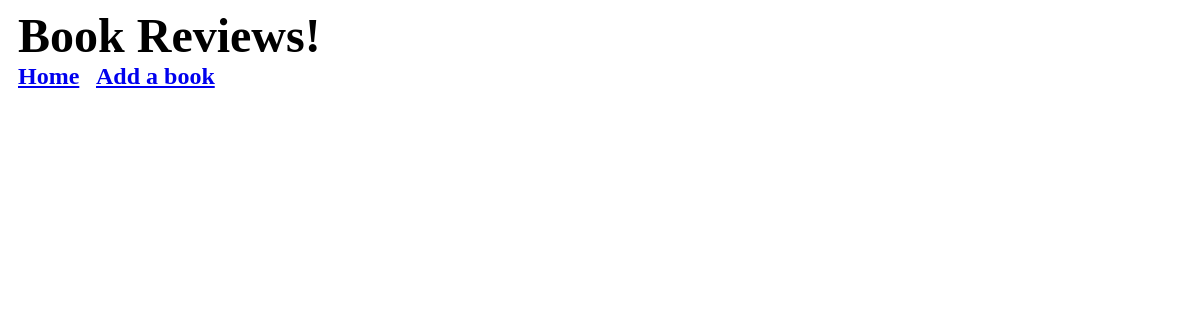
Before: / with the older database file.
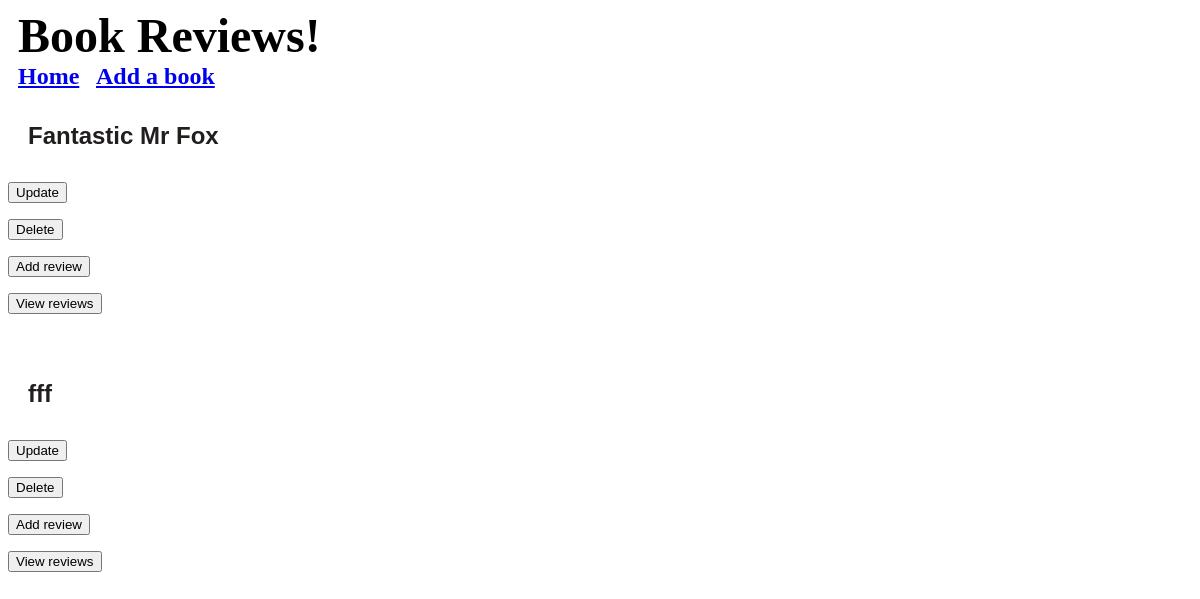
After: the same page with the newer database file.
### application/models.py (models this page shows)
class Books(db.Model):
    id = db.Column(db.Integer, primary_key=True)
    name = db.Column(db.String(30))
    reviews = db.relationship('Review', backref='books')

### application/routes.py (the view)
@app.route('/', methods = ['POST', 'GET'])
def index():
    all_books = Books.query.all()
    return render_template('index.html', all_books=all_books)

### application/templates/index.html
{% extends 'layout.html' %}
{% block body_content %}
{% for books in all_books %}
<h4 style="color: #211f1e;
-webkit-transition: .5s;
font-family: 'Muli', sans-serif;
font-size: x-large;
margin-left: 20px;">{{ books.name }}</h4>
<form method= '' action='{{ url_for('update', idNum=books.id)}}'>
	<button style= 0 17px 50px 0 rgba(0,0,0,0.19);
width: 100px;">Update</button>
</form>
<form method='' action=' {{ url_for('delete', idNum=books.id)}}'>
	<button style= 0 17px 50px 0 rgba(0,0,0,0.19);
width: 100px;">Delete</button>
</form>
<form method= '' action='{{ url_for('addReview',idNum=books.id)}}'>
	<button style= 0 17px 50px 0 rgba(0,0,0,0.19);
width: 100px;">Add review</button>
</form>
<form method= '' action='{{ url_for('Reviewpage',idNum=books.id)}}'>
        <button style= 0 17px 50px 0 rgba(0,0,0,0.19);
width: 100px;">View reviews</button>
</form>
<br>
{% endfor %}
{% endblock body_content %}

### application/templates/layout.html
<html>
	<body style="background-image: linear(#ffffff);">
		<h1 style="
text-transform: capitalize;
margin-left: 10px;
margin-right: 0px;
margin-top: 0px;
margin-bottom: 0px;
position: relative;
font-size: xxx-large;">Book Reviews!</h1>
<h2 style="
margin-left: 10px;
margin-right: 0px;
margin-top: 0px;
margin-bottom: 0px;
position: relative;"><a href='{{url_for('index')}}'>Home</a>  &nbsp;  <a href='{{url_for('add')}}'>Add a book</a>
				<br>
			{% block body_content %}
			{% endblock body_content%}
	</body>
</html>

Changed rows visible on the page:
added Books: name "Fantastic Mr Fox"
added Books: name "fff"
